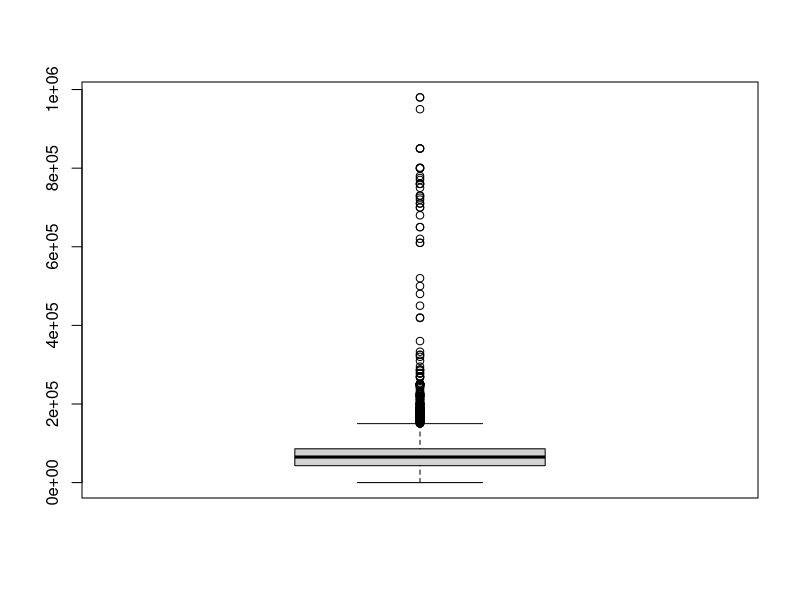
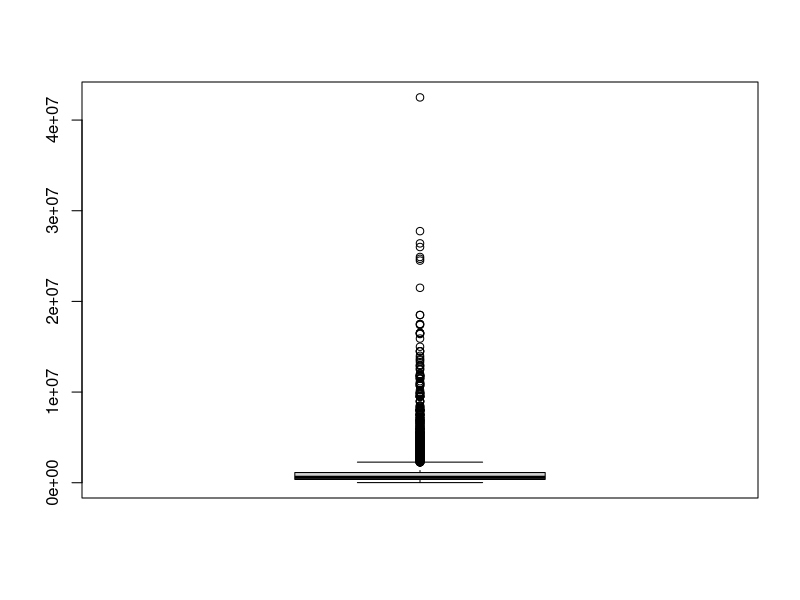

Here is the R script that generated these plots, in order:
#Load data set
data_frame <- read.csv("used_car_dataset.csv")

#Checking data set structure and nulls
str(data_frame)
sum(is.na(data_frame))

#Changing PostedDate column into date format for later analysis
data_frame$PostedDate <- paste0(data_frame$PostedDate, "-15")
data_frame$PostedDate <- as.Date(strptime(data_frame$PostedDate, format="%m-%y-%d"))

#Extracting year from PostedDate
data_frame$PostedYear <- as.integer(format(data_frame$PostedDate, "%Y"))

#Discovering and fixing Age inconsistency isssue
unique(data_frame$Year + data_frame$Age == data_frame$PostedYear)
data_frame$Age = (data_frame$PostedYear - data_frame$Year)

#Checking nominal values
unique(data_frame$Brand)
unique(data_frame$model)
unique(data_frame$Transmission)
unique(data_frame$Owner)
unique(data_frame$FuelType)

#Changing numeric strings into numeric
data_frame$kmDriven = gsub(",", "", data_frame$kmDriven)
data_frame$kmDriven = sub("km", "", data_frame$kmDriven)
data_frame$kmDriven = as.integer(data_frame$kmDriven)

data_frame$AskPrice = gsub(",", "", data_frame$AskPrice)
data_frame$AskPrice = sub("₹", "", data_frame$AskPrice)
data_frame$AskPrice = as.integer(data_frame$AskPrice)

#Fixing numeric data outliers problem
boxplot(data_frame$kmDriven)
kmDriven.Q1 <- quantile(data_frame$kmDriven, 0.25, na.rm = TRUE)
kmDriven.Q3 <- quantile(data_frame$kmDriven, 0.75, na.rm = TRUE)
kmDriven.IQR <- IQR(data_frame$kmDriven, na.rm = TRUE)
data_frame$kmDriven[data_frame$kmDriven < kmDriven.Q1 - 1.5*kmDriven.IQR] = kmDriven.Q1 - 1.5*kmDriven.IQR
data_frame$kmDriven[data_frame$kmDriven > kmDriven.Q3 + 1.5*kmDriven.IQR] = kmDriven.Q3 + 1.5*kmDriven.IQR

boxplot(data_frame$AskPrice)
AskPrice.Q1 <- quantile(data_frame$AskPrice, 0.25, na.rm = TRUE)
AskPrice.Q3 <- quantile(data_frame$AskPrice, 0.75, na.rm = TRUE)
AskPrice.IQR <- IQR(data_frame$AskPrice, na.rm = TRUE)
data_frame$AskPrice[data_frame$AskPrice < AskPrice.Q1 - 1.5*AskPrice.IQR] = AskPrice.Q1 - 1.5*AskPrice.IQR
data_frame$AskPrice[data_frame$AskPrice > AskPrice.Q3 + 1.5*AskPrice.IQR] = AskPrice.Q3 + 1.5*AskPrice.IQR
